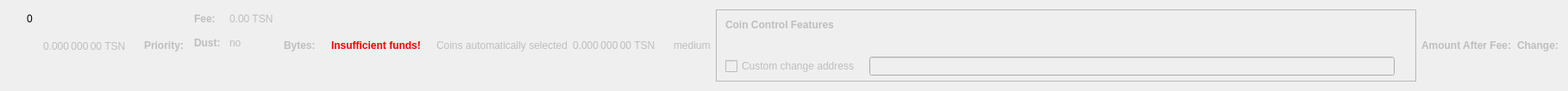
    <widget class="QWidget" name="dummyHideWidget" native="true">
     <property name="maximumSize">
      <size>
       <width>100</width>
       <height>22</height>
      </size>
     </property>
     <layout class="QHBoxLayout" name="dummyHideLayout">
      <item>
       <layout class="QFormLayout" name="formLayoutCoinControl1">
        <property name="horizontalSpacing">
         <number>10</number>
        </property>
        <property name="verticalSpacing">
         <number>14</number>
        </property>
        <property name="leftMargin">
         <number>10</number>
        </property>
        <property name="topMargin">
         <number>4</number>
        </property>
        <property name="rightMargin">
         <number>6</number>
        </property>
        <item row="0" column="1">
         <widget class="QLabel" name="labelCoinControlBytes">
          <property name="cursor">
           <cursorShape>IBeamCursor</cursorShape>
          </property>
          <property name="contextMenuPolicy">
           <enum>Qt::ActionsContextMenu</enum>
          </property>
          <property name="text">
           <string notr="true">0</string>
          </property>
          <property name="textInteractionFlags">
           <set>Qt::LinksAccessibleByMouse|Qt::TextSelectableByKeyboard|Qt::TextSelectableByMouse</set>
          </property>
         </widget>
        </item>
       </layout>
      </item>
      <item>
       <widget class="QLabel" name="labelCoinControlAfterFee">
        <property name="enabled">
         <bool>false</bool>
        </property>
        <property name="sizePolicy">
         <sizepolicy hsizetype="Fixed" vsizetype="Fixed">
          <horstretch>0</horstretch>
          <verstretch>0</verstretch>
         </sizepolicy>
        </property>
        <property name="minimumSize">
         <size>
          <width>111</width>
          <height>12</height>
         </size>
        </property>
        <property name="maximumSize">
         <size>
          <width>111</width>
          <height>12</height>
         </size>
        </property>
        <property name="cursor">
         <cursorShape>IBeamCursor</cursorShape>
        </property>
        <property name="contextMenuPolicy">
         <enum>Qt::ActionsContextMenu</enum>
        </property>
        <property name="text">
         <string notr="true">0.000 000 00 TSN</string>
        </property>
        <property name="textInteractionFlags">
         <set>Qt::LinksAccessibleByMouse|Qt::TextSelectableByKeyboard|Qt::TextSelectableByMouse</set>
        </property>
       </widget>
      </item>
      <item>
       <widget class="QLabel" name="labelCoinControlPriorityText">
        <property name="enabled">
         <bool>false</bool>
        </property>
        <property name="font">
         <font>
          <weight>75</weight>
          <bold>true</bold>
         </font>
        </property>
        <property name="text">
         <string>Priority:</string>
        </property>
       </widget>
      </item>
      <item>
       <layout class="QHBoxLayout" name="horizontalLayout"/>
      </item>
      <item>
       <layout class="QFormLayout" name="formLayoutCoinControl3">
        <property name="horizontalSpacing">
         <number>10</number>
        </property>
        <property name="verticalSpacing">
         <number>14</number>
        </property>
        <property name="leftMargin">
         <number>6</number>
        </property>
        <property name="topMargin">
         <number>4</number>
        </property>
        <property name="rightMargin">
         <number>6</number>
        </property>
        <item row="0" column="0">
         <widget class="QLabel" name="labelCoinControlFeeText">
          <property name="enabled">
           <bool>false</bool>
          </property>
          <property name="font">
           <font>
            <weight>75</weight>
            <bold>true</bold>
           </font>
          </property>
          <property name="text">
           <string>Fee:</string>
          </property>
          <property name="margin">
           <number>0</number>
          </property>
         </widget>
        </item>
        <item row="0" column="1">
         <widget class="QLabel" name="labelCoinControlFee">
          <property name="enabled">
           <bool>false</bool>
          </property>
          <property name="cursor">
           <cursorShape>IBeamCursor</cursorShape>
          </property>
          <property name="contextMenuPolicy">
           <enum>Qt::ActionsContextMenu</enum>
          </property>
          <property name="text">
           <string notr="true">0.00 TSN</string>
          </property>
          <property name="textInteractionFlags">
           <set>Qt::LinksAccessibleByMouse|Qt::TextSelectableByKeyboard|Qt::TextSelectableByMouse</set>
          </property>
         </widget>
        </item>
        <item row="1" column="0">
         <widget class="QLabel" name="labelCoinControlLowOutputText">
          <property name="enabled">
           <bool>false</bool>
          </property>
          <property name="font">
           <font>
            <weight>75</weight>
            <bold>true</bold>
           </font>
          </property>
          <property name="text">
           <string>Dust:</string>
          </property>
         </widget>
        </item>
        <item row="1" column="1">
         <widget class="QLabel" name="labelCoinControlLowOutput">
          <property name="enabled">
           <bool>false</bool>
          </property>
          <property name="cursor">
           <cursorShape>IBeamCursor</cursorShape>
          </property>
          <property name="contextMenuPolicy">
           <enum>Qt::ActionsContextMenu</enum>
          </property>
          <property name="text">
           <string>no</string>
          </property>
          <property name="textInteractionFlags">
           <set>Qt::LinksAccessibleByMouse|Qt::TextSelectableByKeyboard|Qt::TextSelectableByMouse</set>
          </property>
         </widget>
        </item>
       </layout>
      </item>
      <item>
       <widget class="QLabel" name="labelCoinControlBytesText">
        <property name="enabled">
         <bool>false</bool>
        </property>
        <property name="font">
         <font>
          <weight>75</weight>
          <bold>true</bold>
         </font>
        </property>
        <property name="text">
         <string>Bytes:</string>
        </property>
       </widget>
      </item>
      <item>
       <layout class="QFormLayout" name="formLayoutCoinControl2">
        <property name="horizontalSpacing">
         <number>10</number>
        </property>
        <property name="verticalSpacing">
         <number>14</number>
        </property>
        <property name="leftMargin">
         <number>6</number>
        </property>
        <property name="topMargin">
         <number>4</number>
        </property>
        <property name="rightMargin">
         <number>6</number>
        </property>
       </layout>
      </item>
      <item>
       <layout class="QHBoxLayout" name="horizontalLayoutCoinControl2">
        <property name="spacing">
         <number>8</number>
        </property>
        <property name="bottomMargin">
         <number>10</number>
        </property>
       </layout>
      </item>
      <item>
       <widget class="QLabel" name="labelCoinControlInsuffFunds">
        <property name="enabled">
         <bool>false</bool>
        </property>
        <property name="minimumSize">
         <size>
          <width>0</width>
          <height>0</height>
         </size>
        </property>
        <property name="font">
         <font>
          <weight>75</weight>
          <bold>true</bold>
         </font>
        </property>
        <property name="styleSheet">
         <string notr="true">color:red;font-weight:bold;</string>
        </property>
        <property name="text">
         <string>Insufficient funds!</string>
        </property>
        <property name="margin">
         <number>5</number>
        </property>
       </widget>
      </item>
      <item>
       <layout class="QFormLayout" name="formLayoutCoinControl4">
        <property name="horizontalSpacing">
         <number>10</number>
        </property>
        <property name="verticalSpacing">
         <number>14</number>
        </property>
        <property name="leftMargin">
         <number>6</number>
        </property>
        <property name="topMargin">
         <number>4</number>
        </property>
        <property name="rightMargin">
         <number>6</number>
        </property>
       </layout>
      </item>
      <item>
       <widget class="QLabel" name="labelCoinControlAutomaticallySelected">
        <property name="enabled">
         <bool>false</bool>
        </property>
        <property name="sizePolicy">
         <sizepolicy hsizetype="Fixed" vsizetype="Fixed">
          <horstretch>0</horstretch>
          <verstretch>0</verstretch>
         </sizepolicy>
        </property>
        <property name="minimumSize">
         <size>
          <width>0</width>
          <height>0</height>
         </size>
        </property>
        <property name="maximumSize">
         <size>
          <width>240</width>
          <height>16777215</height>
         </size>
        </property>
        <property name="text">
         <string>Coins automatically selected</string>
        </property>
        <property name="margin">
         <number>5</number>
        </property>
       </widget>
      </item>
      <item>
       <widget class="QLabel" name="labelCoinControlChange">
        <property name="enabled">
         <bool>false</bool>
        </property>
        <property name="sizePolicy">
         <sizepolicy hsizetype="Fixed" vsizetype="Fixed">
          <horstretch>0</horstretch>
          <verstretch>0</verstretch>
         </sizepolicy>
        </property>
        <property name="minimumSize">
         <size>
          <width>111</width>
          <height>0</height>
         </size>
        </property>
        <property name="maximumSize">
         <size>
          <width>111</width>
          <height>16777215</height>
         </size>
        </property>
        <property name="cursor">
         <cursorShape>IBeamCursor</cursorShape>
        </property>
        <property name="contextMenuPolicy">
         <enum>Qt::ActionsContextMenu</enum>
        </property>
        <property name="text">
         <string notr="true">0.000 000 00 TSN</string>
        </property>
        <property name="textInteractionFlags">
         <set>Qt::LinksAccessibleByMouse|Qt::TextSelectableByKeyboard|Qt::TextSelectableByMouse</set>
        </property>
       </widget>
      </item>
      <item>
       <widget class="QLabel" name="labelCoinControlPriority">
        <property name="enabled">
         <bool>false</bool>
        </property>
        <property name="cursor">
         <cursorShape>IBeamCursor</cursorShape>
        </property>
        <property name="contextMenuPolicy">
         <enum>Qt::ActionsContextMenu</enum>
        </property>
        <property name="text">
         <string>medium</string>
        </property>
        <property name="textInteractionFlags">
         <set>Qt::LinksAccessibleByMouse|Qt::TextSelectableByKeyboard|Qt::TextSelectableByMouse</set>
        </property>
       </widget>
      </item>
      <item>
       <widget class="QFrame" name="frameCoinControl">
        <property name="sizePolicy">
         <sizepolicy hsizetype="Expanding" vsizetype="Expanding">
          <horstretch>0</horstretch>
          <verstretch>0</verstretch>
         </sizepolicy>
        </property>
        <property name="maximumSize">
         <size>
          <width>16777215</width>
          <height>16777215</height>
         </size>
        </property>
        <property name="frameShape">
         <enum>QFrame::StyledPanel</enum>
        </property>
        <property name="frameShadow">
         <enum>QFrame::Sunken</enum>
        </property>
        <layout class="QVBoxLayout" name="verticalLayoutCoinControl2_2">
         <property name="spacing">
          <number>0</number>
         </property>
         <property name="leftMargin">
          <number>0</number>
         </property>
         <property name="topMargin">
          <number>0</number>
         </property>
         <property name="rightMargin">
          <number>0</number>
         </property>
         <property name="bottomMargin">
          <number>6</number>
         </property>
         <item>
          <layout class="QVBoxLayout" name="verticalLayoutCoinControl" stretch="0,0,0,1">
           <property name="spacing">
            <number>0</number>
           </property>
           <property name="leftMargin">
            <number>10</number>
           </property>
           <property name="topMargin">
            <number>10</number>
           </property>
           <item>
            <layout class="QHBoxLayout" name="horizontalLayoutCoinControl1">
             <property name="bottomMargin">
              <number>15</number>
             </property>
             <item>
              <widget class="QLabel" name="labelCoinControlFeatures">
               <property name="enabled">
                <bool>false</bool>
               </property>
               <property name="sizePolicy">
                <sizepolicy hsizetype="Preferred" vsizetype="Maximum">
                 <horstretch>0</horstretch>
                 <verstretch>0</verstretch>
                </sizepolicy>
               </property>
               <property name="font">
                <font>
                 <weight>75</weight>
                 <bold>true</bold>
                </font>
               </property>
               <property name="styleSheet">
                <string notr="true">font-weight:bold;</string>
               </property>
               <property name="text">
                <string>Coin Control Features</string>
               </property>
              </widget>
             </item>
            </layout>
           </item>
           <item>
            <widget class="QWidget" name="widgetCoinControl" native="true">
             <property name="sizePolicy">
              <sizepolicy hsizetype="Preferred" vsizetype="Preferred">
               <horstretch>0</horstretch>
               <verstretch>0</verstretch>
              </sizepolicy>
             </property>
             <property name="minimumSize">
              <size>
               <width>0</width>
               <height>0</height>
              </size>
             </property>
             <property name="styleSheet">
              <string notr="true"/>
             </property>
             <layout class="QHBoxLayout" name="horizontalLayoutCoinControl5_2">
              <property name="leftMargin">
               <number>0</number>
              </property>
              <property name="topMargin">
               <number>0</number>
              </property>
              <property name="rightMargin">
               <number>0</number>
              </property>
              <property name="bottomMargin">
               <number>0</number>
              </property>
              <item>
               <layout class="QHBoxLayout" name="horizontalLayoutCoinControl3">
                <property name="spacing">
                 <number>20</number>
                </property>
                <property name="topMargin">
                 <number>0</number>
                </property>
                <property name="bottomMargin">
                 <number>10</number>
                </property>
               </layout>
              </item>
             </layout>
            </widget>
           </item>
           <item>
            <layout class="QHBoxLayout" name="horizontalLayoutCoinControl4" stretch="0,0,0">
             <property name="spacing">
              <number>12</number>
             </property>
             <property name="sizeConstraint">
              <enum>QLayout::SetDefaultConstraint</enum>
             </property>
             <property name="topMargin">
              <number>5</number>
             </property>
             <property name="rightMargin">
              <number>5</number>
             </property>
             <item>
              <widget class="QCheckBox" name="checkBoxCoinControlChange">
               <property name="enabled">
                <bool>false</bool>
               </property>
               <property name="toolTip">
                <string>If this is activated, but the change address is empty or invalid, change will be sent to a newly generated address.</string>
               </property>
               <property name="text">
                <string>Custom change address</string>
               </property>
              </widget>
             </item>
             <item>
              <widget class="QValidatedLineEdit" name="lineEditCoinControlChange">
               <property name="enabled">
                <bool>false</bool>
               </property>
               <property name="sizePolicy">
                <sizepolicy hsizetype="Expanding" vsizetype="Fixed">
                 <horstretch>0</horstretch>
                 <verstretch>0</verstretch>
                </sizepolicy>
               </property>
              </widget>
             </item>
             <item>
              <widget class="QLabel" name="labelCoinControlChangeLabel_2">
               <property name="sizePolicy">
                <sizepolicy hsizetype="Preferred" vsizetype="Expanding">
                 <horstretch>0</horstretch>
                 <verstretch>0</verstretch>
                </sizepolicy>
               </property>
               <property name="minimumSize">
                <size>
                 <width>0</width>
                 <height>0</height>
                </size>
               </property>
               <property name="text">
                <string/>
               </property>
               <property name="margin">
                <number>3</number>
               </property>
              </widget>
             </item>
            </layout>
           </item>
           <item>
            <spacer name="verticalSpacerCoinControl">
             <property name="orientation">
              <enum>Qt::Vertical</enum>
             </property>
             <property name="sizeHint" stdset="0">
              <size>
               <width>800</width>
               <height>1</height>
              </size>
             </property>
            </spacer>
           </item>
          </layout>
         </item>
        </layout>
       </widget>
      </item>
      <item>
       <widget class="QLabel" name="labelCoinControlAfterFeeText">
        <property name="enabled">
         <bool>false</bool>
        </property>
        <property name="minimumSize">
         <size>
          <width>0</width>
          <height>0</height>
         </size>
        </property>
        <property name="maximumSize">
         <size>
          <width>16777215</width>
          <height>16777215</height>
         </size>
        </property>
        <property name="font">
         <font>
          <weight>75</weight>
          <bold>true</bold>
         </font>
        </property>
        <property name="text">
         <string>Amount After Fee:</string>
        </property>
        <property name="alignment">
         <set>Qt::AlignLeading|Qt::AlignLeft|Qt::AlignVCenter</set>
        </property>
        <property name="margin">
         <number>0</number>
        </property>
       </widget>
      </item>
      <item>
       <widget class="QLabel" name="labelCoinControlChangeText">
        <property name="enabled">
         <bool>false</bool>
        </property>
        <property name="sizePolicy">
         <sizepolicy hsizetype="Preferred" vsizetype="Preferred">
          <horstretch>0</horstretch>
          <verstretch>0</verstretch>
         </sizepolicy>
        </property>
        <property name="minimumSize">
         <size>
          <width>0</width>
          <height>0</height>
         </size>
        </property>
        <property name="maximumSize">
         <size>
          <width>16777215</width>
          <height>16777215</height>
         </size>
        </property>
        <property name="font">
         <font>
          <weight>75</weight>
          <bold>true</bold>
         </font>
        </property>
        <property name="text">
         <string>Change:</string>
        </property>
        <property name="alignment">
         <set>Qt::AlignLeading|Qt::AlignLeft|Qt::AlignVCenter</set>
        </property>
       </widget>
      </item>
     </layout>
    </widget>
